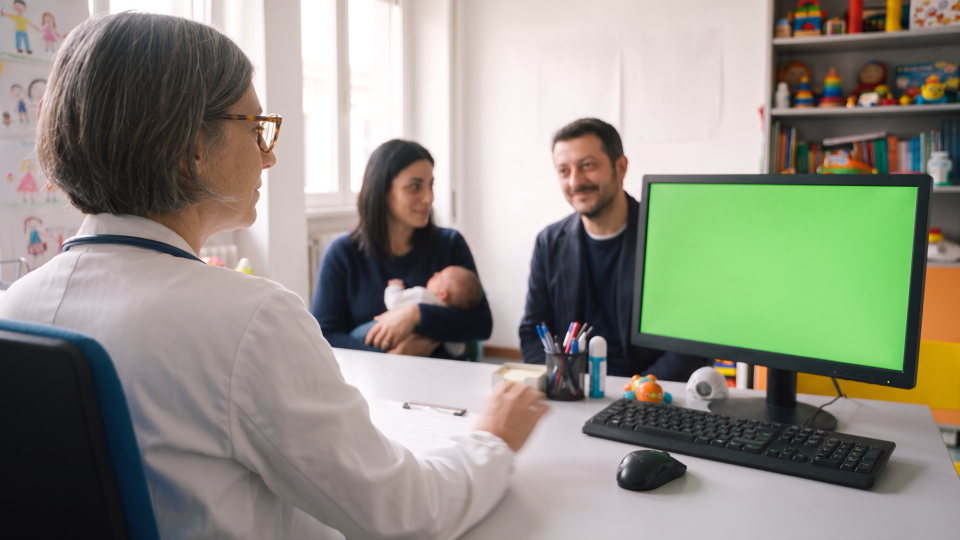
#> input picture frame 9 of lavoro/input/6.12_HR_greenscreen.mp4, 1920 x 1080 px (shown at 1/2 size)
$ python track_612.py
#> lines starting #> are read from the running program, lines starting #| are printed output that depends on the picture; after the words box and inside, x2 and y2 are one past the last pixel; in counts of white or black regions, pixels touching at a corner belong together
# 6.12: trova i 4 angoli dello schermo verde in ogni fotogramma, poi leviga le traiettorie.
import cv2, numpy as np, json
cap=cv2.VideoCapture('input/6.12_HR_greenscreen.mp4'); C=[]; i=0
while True:
    ok,f=cap.read()
#> f is the input picture: shape (1080, 1920, 3); mean B, G, R 130.7, 142.1, 143.9
    if not ok: break
    hsv=cv2.cvtColor(f,cv2.COLOR_BGR2HSV)
#> hsv: shape (1080, 1920, 3); mean H, S, V 59.1, 49.3, 153.9
    m=cv2.inRange(hsv,(35,60,80),(85,255,255))
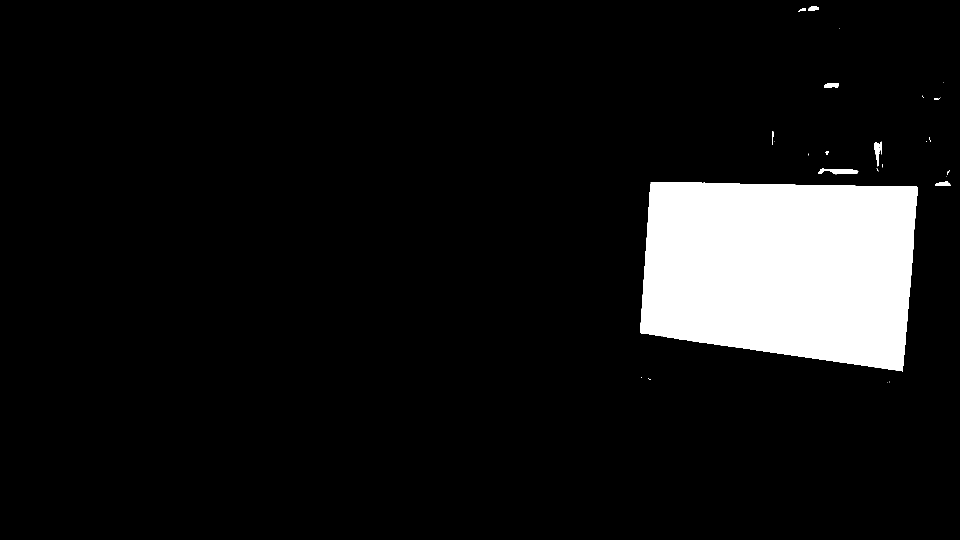
#> m: shape (1080, 1920) (shown at 1/2 size); 8.7% white; 29 white regions (18 under 20 px), largest, box (x1, y1, x2, y2) and area: (1280, 365, 1836, 743) 179446, (1636, 337, 1717, 349) 623, (1748, 283, 1764, 333) 404
    m=cv2.morphologyEx(m,cv2.MORPH_CLOSE,np.ones((9,9),np.uint8))
#> m: shape (1080, 1920); 8.8% white; 21 white regions (10 under 20 px)
    cs,_=cv2.findContours(m,cv2.RETR_EXTERNAL,cv2.CHAIN_APPROX_NONE); c=max(cs,key=cv2.contourArea)
#> after `cs, _ = cv2.findContours(m, cv2.RETR_EXTERNAL, cv2.CHAIN_APPROX_NONE)`: cs = 21 contours, 13 with area under 20; largest, box (x1, y1, x2, y2) and area: (1280, 365, 1836, 743) 178618, (1636, 337, 1717, 349) 545, (1748, 283, 1766, 343) 434, (1596, 12, 1638, 23) 192, (1648, 167, 1678, 176) 187, (1870, 362, 1902, 372) 185, (1544, 262, 1550, 289) 36, (1650, 302, 1658, 309) 26
#> after `c = max(cs, key=cv2.contourArea)`: c = contour of 1731 points, box (x1, y1, x2, y2) (1280, 365, 1836, 743), area 178618
    hull=cv2.convexHull(c).reshape(-1,2).astype(np.float32)
#> hull = 19 rows, first 8: [1409, 365], [1833, 373], [1835, 374], [1835, 390], [1827, 494], [1825, 519], [1821, 568], [1813, 660]
    # 4 angoli: estremi lungo le diagonali
    s=hull.sum(1); d=hull[:,0]-hull[:,1]
#> after `s = hull.sum(1)`: s = 19 values, max 2547 at index 10, min 1666 at index 18, mean 2158.5
#> after `d = hull[:, 0] - hull[:, 1]`: d = 19 values, max 1461 at index 2, min 615 at index 13, mean 1057.8
    q=np.array([hull[s.argmin()],hull[d.argmax()],hull[s.argmax()],hull[d.argmin()]])   # TL TR BR BL
#> q = [[1301, 365], [1835, 374], [1805, 742], [1282, 667]]
    C.append(q.reshape(-1));
    if i in (0,48,96): cv2.imwrite(f'/tmp/claude-0/-workspace/16e8af54-fc03-58a6-82b8-6753b5440978/scratchpad/gm_{i}.png',m)
    i+=1
C=np.array(C); t=np.arange(len(C))
print('fotogrammi',len(C)); print('angoli f0',C[0].round(1)); print('angoli f96',C[-1].round(1))
print('salto max grezzo %.2f px'%np.abs(np.diff(C,axis=0)).max())
Cs=np.stack([np.polyval(np.polyfit(t,C[:,k],5),t) for k in range(8)],1)
print('scarto grezzo/levigato max %.2f medio %.2f'%(np.abs(C-Cs).max(),np.abs(C-Cs).mean()))
json.dump({'raw':C.tolist(),'smooth':Cs.tolist()},open('612_corners.json','w'))
